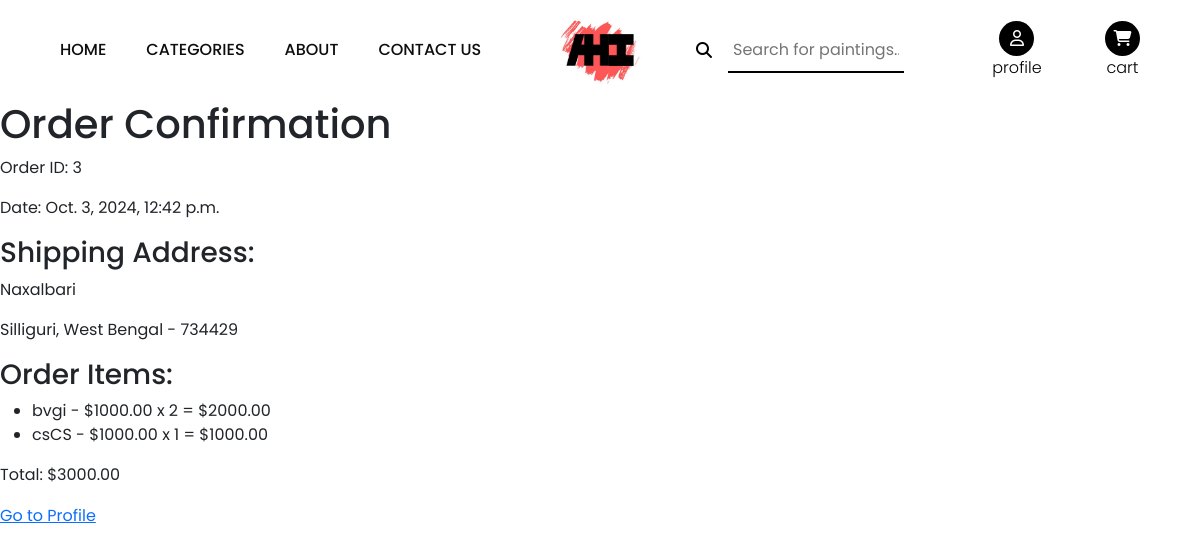
Before: /order_confirmation/3/ (signed in) with the older database file.
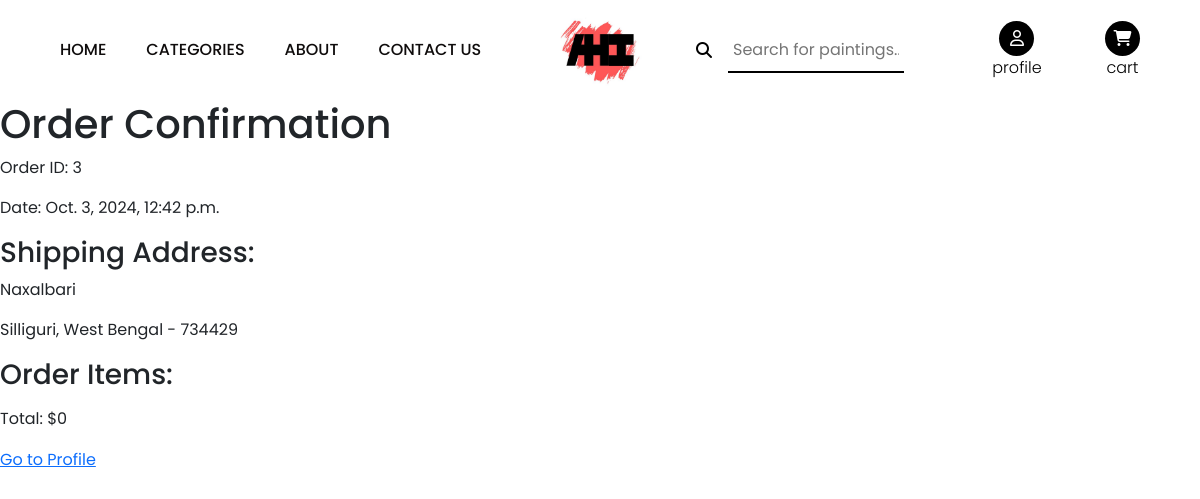
After: the same page with the newer database file.
### core/models.py (models this page shows, shortened)
class OrderItem(models.Model):
    order = models.ForeignKey(Order, on_delete=models.CASCADE)
    painting = models.ForeignKey(Painting, on_delete=models.CASCADE)
    quantity = models.PositiveIntegerField(default=1)
    def get_total(self):
        return self.painting.price * self.quantity

class Painting(models.Model):
    title = models.CharField(max_length=100)
    description = models.TextField()
    category = models.ForeignKey(Category, on_delete=models.CASCADE, related_name='paintings', default=None)
    image = models.ImageField(upload_to="products_images/", default=None, null=True )
    rating = models.DecimalField(decimal_places=1, max_digits=3, default=0.0, null=True)
    price = models.DecimalField(decimal_places=2, max_digits=10, default=1000.00, null=True)
    is_new = models.BooleanField(default=False)
    is_selling = models.BooleanField(default=False)

class Order(models.Model):
    user = models.ForeignKey(User, on_delete=models.CASCADE)
    date_ordered = models.DateTimeField(auto_now_add=True)
    complete = models.BooleanField(default=False)
    shipping_address = models.CharField(max_length=255)
    shipping_city = models.CharField(max_length=100)
    shipping_state = models.CharField(max_length=100)
    shipping_zip = models.CharField(max_length=20)
    def get_cart_total(self):
        return sum(item.get_total() for item in self.orderitem_set.all())

### core/views.py (the view)
# urls.py: path('order_confirmation/<int:order_id>/', views.order_confirmation, name='order_confirmation'),
@login_required
def order_confirmation(request, order_id):
    order = get_object_or_404(Order, id=order_id)
    order_items = order.orderitem_set.all()
    return render(request, 'order_confirmation.html', {'order': order, 'order_items': order_items})

### templates/order_confirmation.html
{% extends "base.html" %}
{% block content %}
<h1>Order Confirmation</h1>
<p>Order ID: {{ order.id }}</p>
<p>Date: {{ order.date_ordered }}</p>
<h3>Shipping Address:</h3>
<p>{{ order.shipping_address }}</p>
<p>{{ order.shipping_city }}, {{ order.shipping_state }} - {{ order.shipping_zip }}</p>
<h3>Order Items:</h3>
<ul>
    {% for item in order_items %}
    <li>{{ item.painting.title }} - ${{ item.painting.price }} x {{ item.quantity }} = ${{ item.get_total }}</li>
    {% endfor %}
</ul>
<p>Total: ${{ order.get_cart_total }}</p>
<a href="{% url 'home' %}">Go to Profile</a>
{% endblock %}

Changed rows visible on the page:
removed OrderItem: painting "bvgi", painting.price "1000.00", quantity "2", get_total "2000.00"
removed OrderItem: painting "csCS", painting.price "1000.00", quantity "1", get_total "1000.00"
computed for Order "Naxalbari": get_cart_total "3000.00" → "0"
